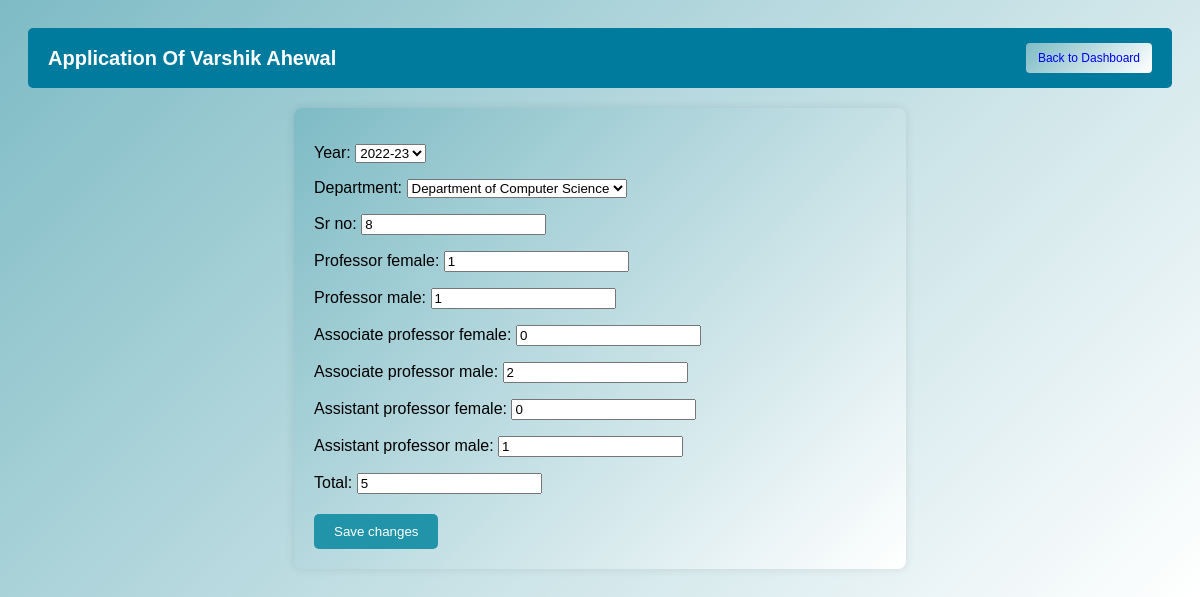
The page /teaching-staff/edit/1/ on the database its author committed.
### staff/models.py (models this page shows, shortened)
class Year(models.Model):
    year = models.CharField(max_length=255,null=True)
    def __str__(self):
        return str(self.year)

class TeachingStaff(models.Model):
    year = models.ForeignKey(Year, on_delete=models.CASCADE, null=True)
    department = models.ForeignKey(Department, on_delete=models.CASCADE,null=True)  # ForeignKey to Department
    sr_no = models.CharField(max_length=255,null=True)  # Serial Number
    professor_female = models.IntegerField(default=0)
    professor_male = models.IntegerField(default=0)
    associate_professor_female = models.IntegerField(default=0)
    associate_professor_male = models.IntegerField(default=0)
    assistant_professor_female = models.IntegerField(default=0)
    assistant_professor_male = models.IntegerField(default=0)
    total = models.IntegerField(default=0)

### staff/views.py (the view)
# urls.py: path('teaching-staff/edit/<int:pk>/', views.edit_teaching_staff, name='edit_teaching_staff'),
def edit_teaching_staff(request, pk):
    return handle_crud(request, TeachingStaffForm, 'dashboard', instance=get_object_or_404(TeachingStaff, pk=pk))

### staff/form.py
class TeachingStaffForm(forms.ModelForm):
    class Meta:
        model = TeachingStaff
        fields = '__all__'

### staff/models.py (called while the page is built)
    def __str__(self):
        return self.name

### staff/views.py (called while the page is built)
def handle_crud(request, form_class, redirect_url, instance=None):
    if request.method == 'POST':
        form = form_class(request.POST, instance=instance)
        if form.is_valid():
            form.save()
            messages.success(request, 'Saved successfully.')
            return redirect(redirect_url)
    else:
        form = form_class(instance=instance)
    return render(request, 'edit_form.html', {'form': form, 'is_add': instance is None})

### templates/edit_form.html (shortened to what this page needs)
<!DOCTYPE html>
<html lang="en">
<head>
</head>
<body>
<div class="navbar">
  <div class="project-name">Application Of Varshik Ahewal</div>
  <a href="{% url 'dashboard' %}" class="back-button">Back to Dashboard</a>
</div>
<form method="POST" style="max-width: 600px; margin: auto;">
    {{ form.as_p }}
    <div class="form-buttons">
        <button type="submit">{% if is_add %}Add{% else %}Save changes{% endif %}</button>
    </div>
</form>

### templates/edit_form.html (style rules this page uses)
.navbar { background-color: #007b9e; color: white; padding: 15px 20px; display: flex; justify-content: space-between; align-items: center; border-radius: 5px; margin-bottom: 20px; }
.project-name { font-size: 20px; font-weight: bolder; }
.back-button { background: linear-gradient(135deg, #7ebbc5 0%, #ffffff 100%); padding: 8px 12px; text-decoration: none; font-size: 12px; border-radius: 4px; font-weight: 500; transition: background-color 0.3s; }
body { font-family: Arial, sans-serif; background: linear-gradient(135deg, #7ebbc5 0%, #ffffff 100%); padding: 20px; }
form { background: linear-gradient(135deg, #7ebbc5 0%, #ffffff 100%); padding: 20px; margin: 0 auto; width: 50%; border-radius: 8px; box-shadow: 0 0 10px rgba(0,0,0,0.1); text-decoration: solid; }
button { padding: 10px 20px; background-color: #2194a9; border: none; color: white; border-radius: 5px; cursor: pointer; }
.form-buttons { display: flex; justify-content: flex-start; align-items: center; gap: 15px; margin-top: 20px; }

### rows shown on the page
Year: year "2022-23"
TeachingStaff: department "Department of Computer Science", sr_no "8", professor_female "1", professor_male "1", associate_professor_female "0", associate_professor_male "2", assistant_professor_female "0", assistant_professor_male "1", total "5"
